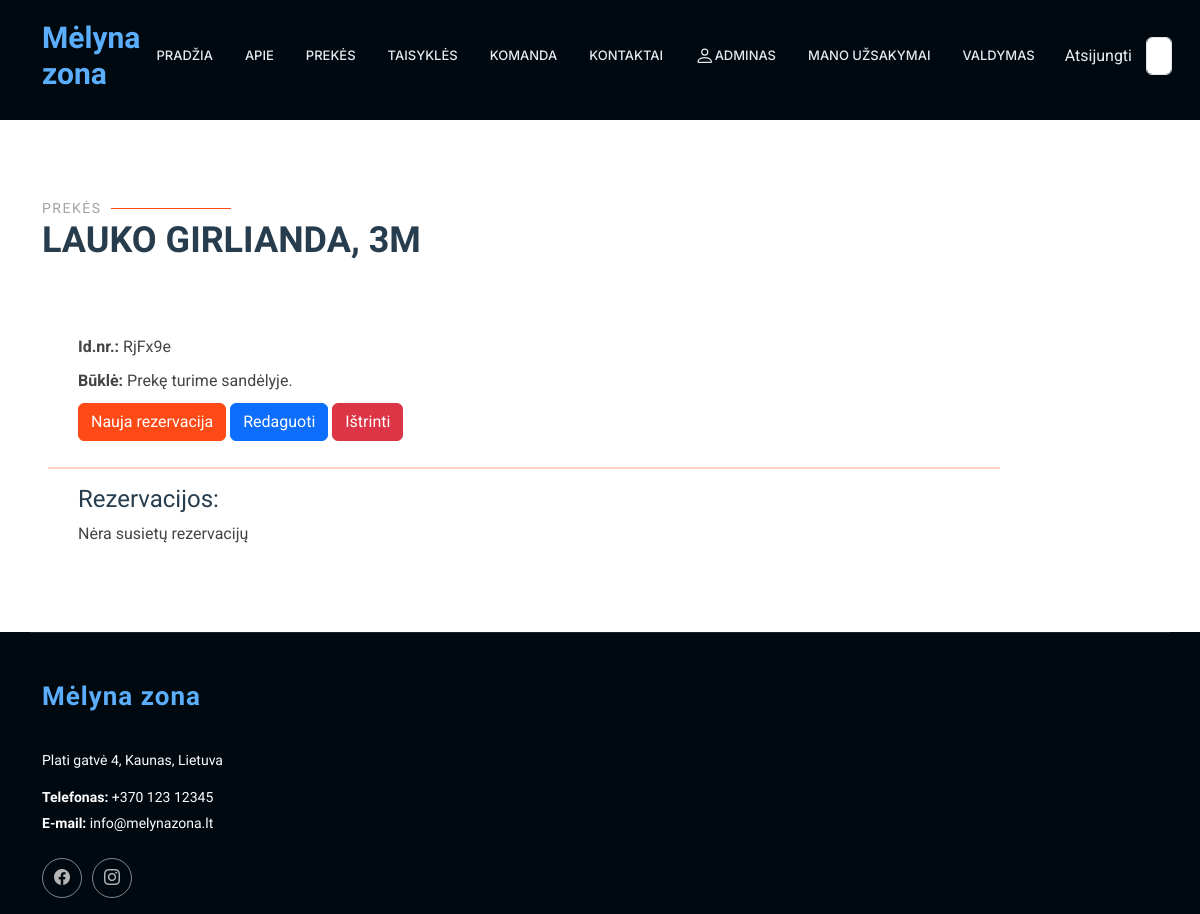
Page /rent/statuses/43 (signed in) on the earlier database version.
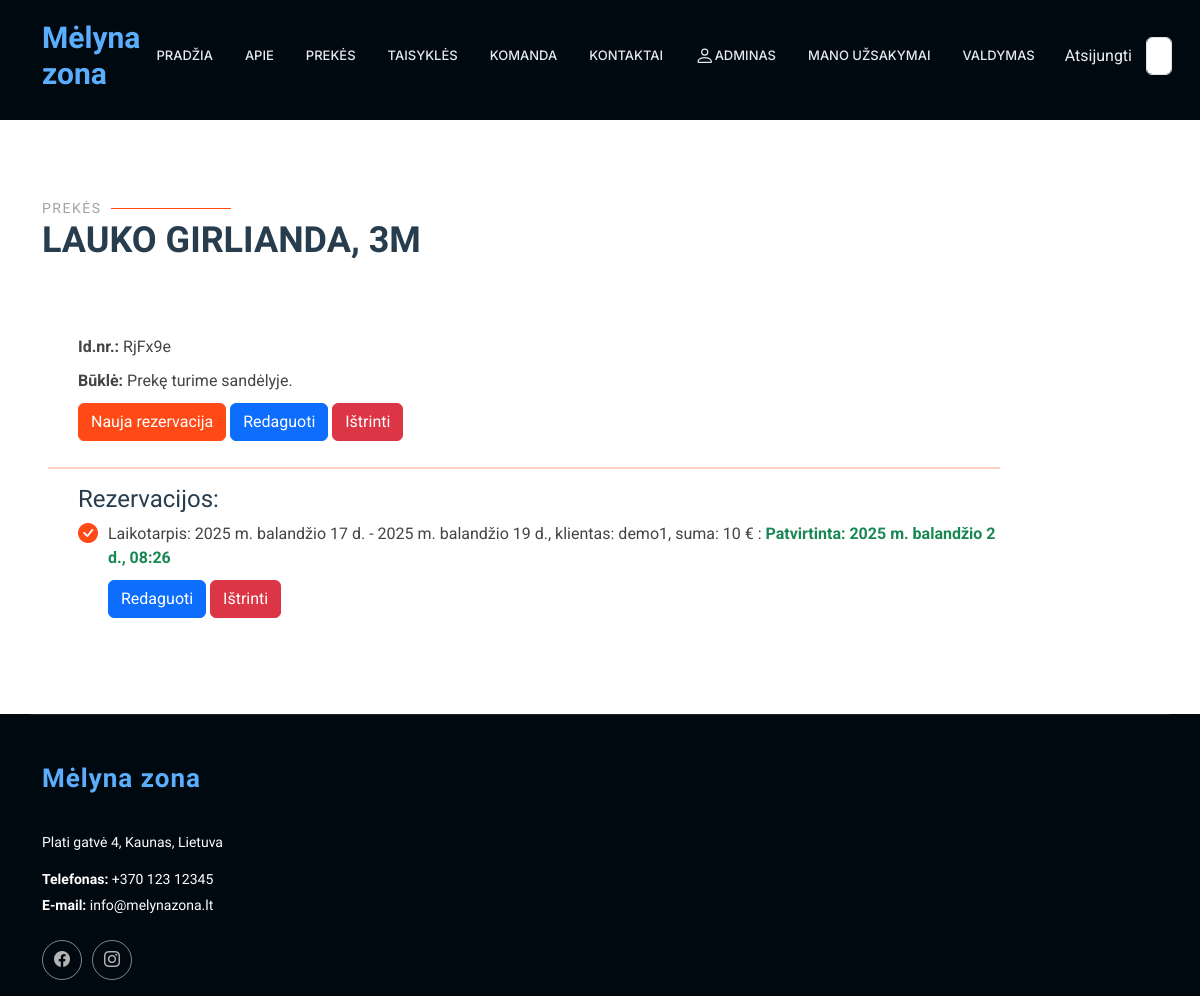
Same page on the later database version.
### rent/models.py (models this page shows, shortened)
class Reservation(models.Model):
    status = models.ForeignKey(Status, on_delete=models.CASCADE, related_name='reservations_status',null=True, blank=True)
    start_date = models.DateField(verbose_name="Nuomos pradžios data", null=True, blank=True)
    end_date = models.DateField(verbose_name="Nuomos pabaigos datas", null=True, blank=True)
    customer = models.ForeignKey(User, on_delete=models.SET_NULL, null=True, blank=True, verbose_name="Klientas")
    is_approved = models.BooleanField(default=False, verbose_name="Ar patvirtinta", null=True, blank=True)
    approval_date = models.DateTimeField(verbose_name="Patvirtinimo data", null=True, blank=True)
    class Meta:
        verbose_name = "Rezervacija"
        verbose_name_plural = "Rezervacijos"
        ordering = ['start_date']
    def calculate_total_price(self):
        if self.start_date and self.end_date and self.status and self.status.product.price:
            num_days = (self.end_date - self.start_date).days
            return num_days * self.status.product.price
        return 0

class Status(models.Model):
    uuid = ShortUUIDField(help_text='Unikalus ID vienodams produktams')
    product = models.ForeignKey(to="Product", null=True, blank=True, on_delete=models.CASCADE, verbose_name="Produktas", related_name="product_status")
    customer = models.ForeignKey(to=User, null=True, blank=True, on_delete=models.SET_NULL, verbose_name="Klientas")
    reservations = models.ForeignKey(to="Reservation", on_delete=models.SET_NULL, null=True, blank=True, related_name="status_reservations")
    created_at = models.DateTimeField(auto_now_add=True, null=True, blank=True, verbose_name="Sukurta")
    LOAN_STATUS = (
        ('n', 'Laikinai neprieinama'),
        ('i', 'Išnuomota'),
        ('g', 'Prekę turime sandėlyje.'),
        ('r', 'Rezervuota'),
    )
    condition = models.CharField(max_length=1, choices=LOAN_STATUS, blank=True, default="a", verbose_name="Būsena")
    class Meta:
        ordering = ['due_date']
        verbose_name = "Produkto būsena"
        verbose_name_plural = "Produktų būsenos"
        ordering = ['-pk']

class Product(models.Model):
    name = models.CharField(verbose_name="Pavadinimas", max_length=100)
    price = models.IntegerField(verbose_name="Kaina", null=True, blank=True, help_text="Paros nuomos kaina")
    description = HTMLField(verbose_name="Aprašymas", max_length=1000, help_text='Trumpas produkto aprašymas', null=True, blank=True, default="")
    inv_no = models.CharField(verbose_name="Invenorizacijos numeris", max_length=100, null=True, blank=True, unique=True,
                              help_text="Veskite invenorizacijos numerį")
    quantity = models.IntegerField(verbose_name="Kiekis", null=True, blank=True, help_text="Kiekis")
    group = models. ForeignKey(to="Group", on_delete=models.SET_NULL, null=True, blank=True, verbose_name="Produktų grupės", help_text="Parinkite kokia grupei priklauso produktas")
    cover = models.ImageField(verbose_name="Paveikslėlis", upload_to='covers', null=True, blank=True)
    class Meta:
        verbose_name = "Prouktas"
        verbose_name_plural = "Produktai"
        ordering = ['inv_no']

### rent/views.py (the view)
# urls.py: path('statuses/<int:pk>', views.StatusDetailView.as_view(), name='single_status'),
class StatusDetailView(LoginRequiredMixin, UserPassesTestMixin, generic.DetailView):
    model = Status
    template_name = "single_status.html"
    context_object_name = "single_status"
    def test_func(self):
        return self.request.user.profile.is_employee

### rent/templates/single_status.html (shortened to what this page needs)
{% extends "base2.html" %}
{% load i18n %}
{% load static %}
{% block "content" %}
<section id="product_img" class="about section">
    <div class="container section-title" data-aos="fade-up">
        <h2>Prekės</h2>
        <p>{{ single_status.product.name }}<br></p>
    </div>
    <div class="col-lg-10" data-aos="fade-up" data-aos-delay="250">
        <div class="content ps-0 ps-lg-5">
            <ul class="pt-2">
                <li><strong>Id.nr.: </strong> {{ single_status.uuid|slice:":6" }}
                </li>
                <li><strong>Būklė: </strong> {{ single_status.get_condition_display }}
                </li>
                <div style="margin-left: 30px;">
                    <a class="btn btn-primary register-button" style="background-color: #ff4a17; border-color: #ff4a17;" href="{% url 'reservation_new' pk=object.pk %}">Nauja
                        rezervacija</a>
                    <a class="btn btn-primary register-button" href="{% url 'status_update' pk=object.pk %}">Redaguoti</a>
                    <a class="btn btn-danger register-button" href="{% url 'status_delete'  pk=object.pk %}">Ištrinti</a>
                </div>
                <li></li>
                <hr style="border: none; height: 2px; background-color: #ff4a17;"/>
                <li><h4>Rezervacijos: </h4>
                    {% if single_status.reservations_status.all %}
                    <ul>
                        {% for reservation in single_status.reservations_status.all %}
                        {% if not reservation.is_approved %}
                        <li><i class="bi bi-check-circle-fill"></i>Laikotarpis: {{ reservation.start_date }} - {{ reservation.end_date }}, klientas: {{ reservation.customer }},
                            suma: {{ reservation.calculate_total_price }} €
                            :
                            <span class="text-danger"><strong> Nepatvirtinta</strong></span>
                            <a class="btn btn-success register-button" href="{% url 'reservation_approve' status_pk=single_status.pk pk=reservation.pk %}"
                               style="margin-left: 10px;">Patvirtinti</a>
                        </li>
                        <li><a class="btn btn-primary register-button" href="{% url 'reservation_update' status_pk=single_status.pk pk=reservation.pk %}">Redaguoti</a>
                            <a class="btn btn-danger register-button" href="{% url 'reservation_delete' status_pk=reservation.status.pk pk=reservation.pk %}">Ištrinti</a>
                        </li>
                        {% else %}
                        <li><i class="bi bi-check-circle-fill"></i>Laikotarpis: {{ reservation.start_date }} - {{ reservation.end_date }}, klientas: {{ reservation.customer }},
                            suma: {{ reservation.calculate_total_price }} €
                            :
                            <span class="text-success"><strong> Patvirtinta: {{ reservation.approval_date }}</strong></span>
                        </li>
                        <li><a class="btn btn-primary register-button" href="{% url 'reservation_update' status_pk=single_status.pk pk=reservation.pk %}">Redaguoti</a>
                            <a class="btn btn-danger register-button" href="{% url 'reservation_delete' status_pk=reservation.status.pk pk=reservation.pk %}">Ištrinti</a>
                            {% endif %}
                            {% endfor %}
                    </ul>
                    {% else %}
                    Nėra susietų rezervacijų
                    {% endif %}
                </li>
            </ul>
        </div>
    </div>
</section>
{% endblock %}

Differences in the rows shown:
added Reservation: start_date "2025 m. balandžio 17 d.", end_date "2025 m. balandžio 19 d.", customer "demo1", calculate_total_price "10", approval_date "2025 m. balandžio 2 d., 08:26"
Other differences:
text no longer shown: "Nėra susietų rezervacijų"
